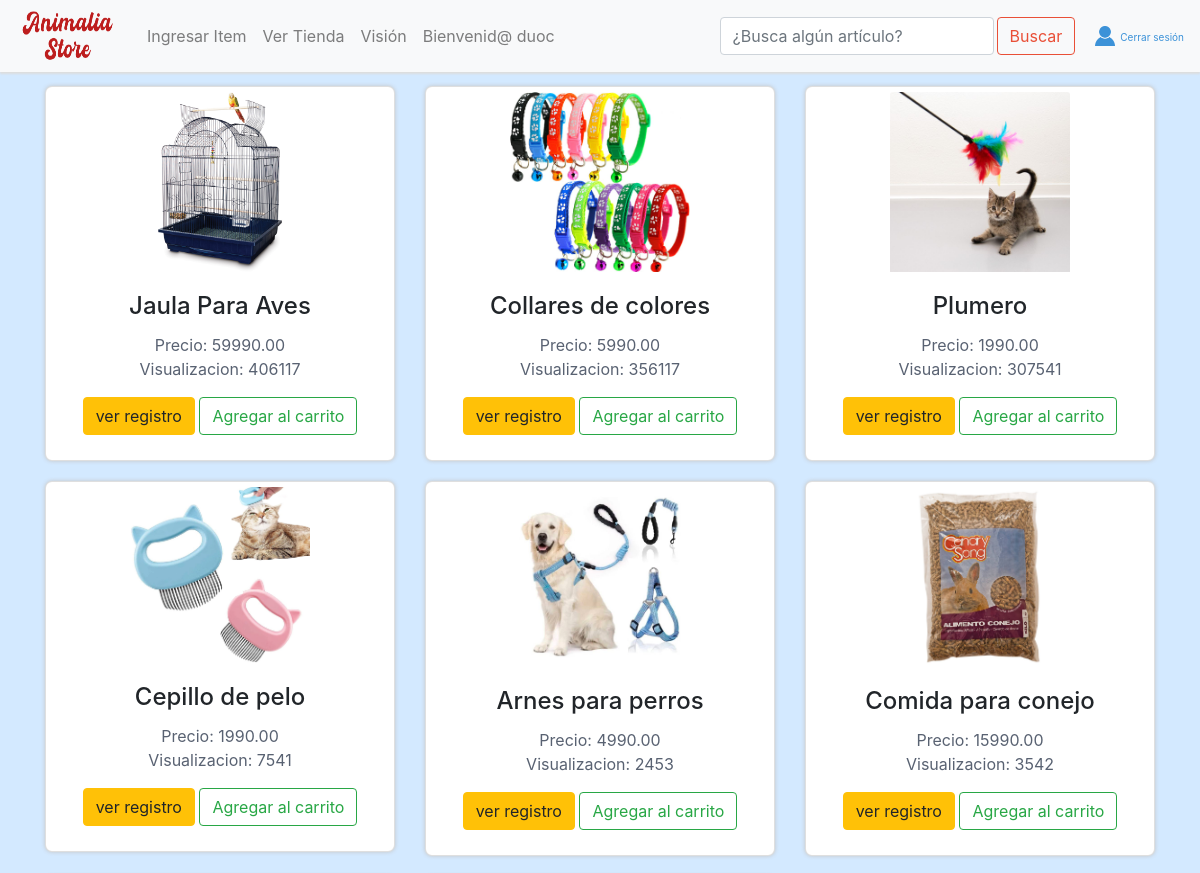
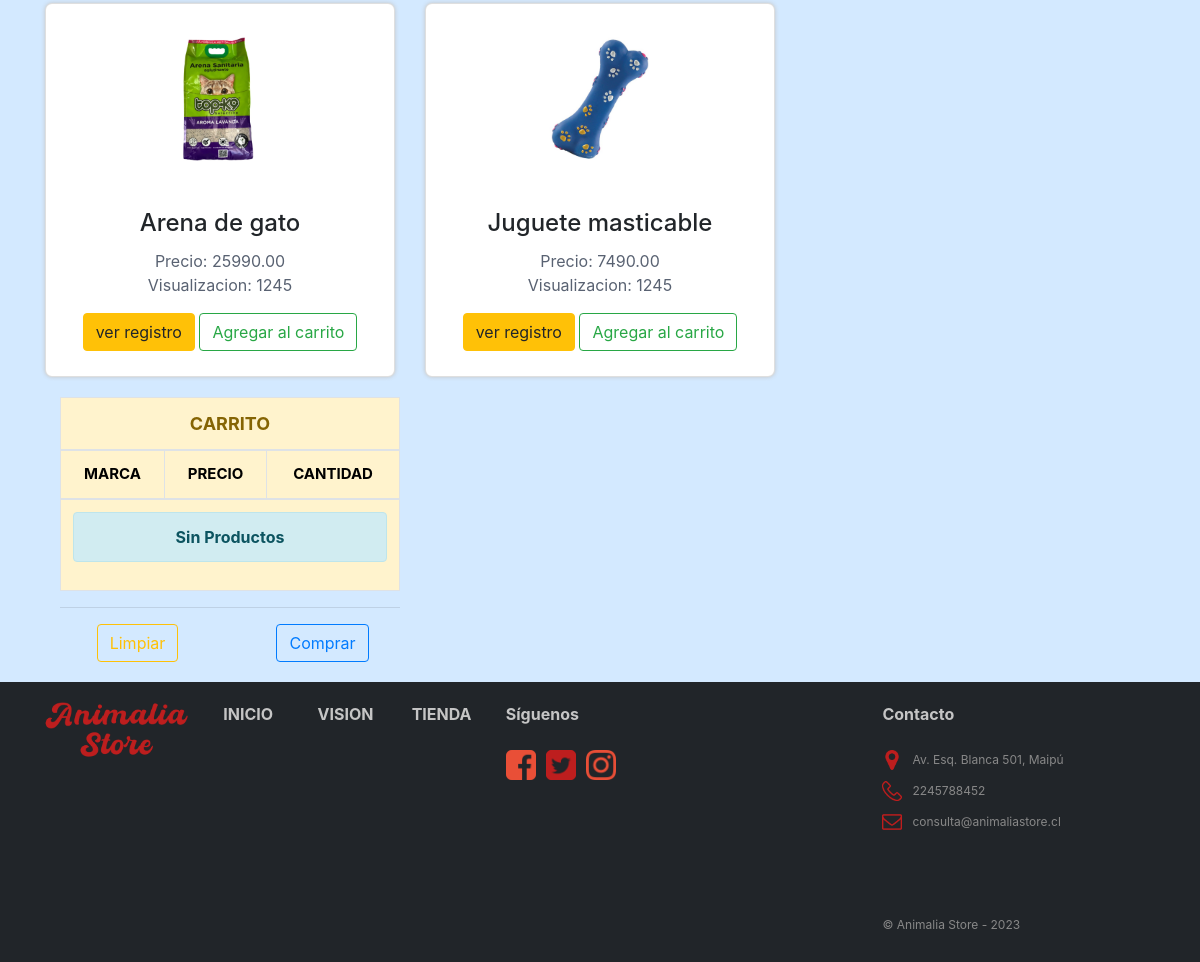
Page /mostrar/ (signed in) on the committed database (2 pictures, top to bottom).
### vehiculos/models.py (models this page shows, shortened)
class Animal(models.Model):
    numero = models.CharField(primary_key=True, max_length=10, verbose_name="Id")
    animal = models.CharField(max_length=100, blank=False, verbose_name="Animal")
    categoria = models.ForeignKey(Categoria, on_delete=models.CASCADE, verbose_name="Categoria")
    precio = models.DecimalField(max_digits=10, decimal_places=2, blank=False, verbose_name="Precio")
    visualizaciones = models.PositiveIntegerField(default='', blank=False, verbose_name="Visualizaciones")
    descripcion = models.TextField(max_length=50, null=True)
    imagen = models.ImageField(upload_to="imagenes", null=True, blank=True, verbose_name="Imagen")

### vehiculos/views.py (the view)
# urls.py: path('mostrar/', mostrar, name="mostrar"),
def mostrar(request):
    animalitos = Animal.objects.all()
    datos={
        'animalitos': animalitos
    }
    return render(request,'mostrar.html',datos)

### vehiculos/context_processor.py (called while the page is built, shortened)
def total_carrito(request):
    total = 0
    return {'total_carrito':int(total)}

### vehiculos/templates/mostrar.html (shortened to what this page needs)
{% extends "base.html" %}
{% block content %}
<!DOCTYPE html>
<html lang="en">
<head>
    {% load static %}
    <link href="{% static 'css/bootstrap.min.css' %}" rel="stylesheet">
    <link href="{% static 'css/estilos.css' %}" rel="stylesheet">
</head>
<body>
    <div class="container">
        <div class="row">
            {% for wau in animalitos %}
            <div class="col-8 col-md-4">
                <div class="card text-center">
                    {% if wau.imagen %}
                        <img src="{{ wau.imagen.url }}" class="card-img-top mx-auto">
                    {% else %}
                        <img src="{% static 'img/rayo.jpg' %}" class="card-img-top mx-auto">
                    {% endif %}
                    <div class="card-body">
                        <h4 class="card-title">{{ wau.descripcion }}</h4>
                        <p class="card-text">
                            Precio: {{ wau.precio }}<br>
                            Visualizacion: {{ wau.visualizaciones }}
                        </p>
                        {%if user.is_staff%}
                        <a href="{% url 'dos' %}" class="btn btn-warning">ver registro</a>
                        <a href="{% url 'agregar' wau.numero%}" class="btn btn-outline-success">Agregar al carrito</a>
                        {% elif user.is_authenticated %}
                        <a href="{% url 'agregar' wau.numero%}" class="btn btn-outline-success">Agregar al carrito</a>
                        {%else%}
                        <a href="{%url 'login'%}" class="btn btn-danger">Login</a>
                        {%endif%}
                    </div>
                </div>
            </div>
            {% endfor %}
        </div>
        <div class="col-4">
            {%include "carrito.html" %}
        </div>
    </div>
</body>
</html>
{% endblock %}

### vehiculos/templates/base.html (shortened to what this page needs)
<!DOCTYPE html>
<html lang="en">
<head>
    {% load static %}
    <link rel="stylesheet" href="https://cdnjs.cloudflare.com/ajax/libs/font-awesome/4.7.0/css/font-awesome.min.css">
    <link  href="{% static 'css/bootstrap.min.css' %}" rel="stylesheet">
    <link href="{% static 'css/estilos.css' %}" rel="stylesheet">
</head>
<body>
    <nav class="navbar navbar-expand-md navbar-light bg-light mb-4" id="barraNav">
        <a href="{% url 'index' %}" id="logoBookStop">
            <img src="{% static 'img/Logo.png' %}" alt="Logo AnimaliaStore" width="100px" height="50px">
        </a>
        <div class="collapse navbar-collapse" id="navbarCollapse">
            {% if user.is_staff %}
            <ul class="navbar-nav mr-auto">
                <li class="nav-item">
                    <a class="nav-link" href="{% url 'dos' %}">Ingresar Item</a>
                </li>
                <li class="nav-item">
                    <a class="nav-link" href="{% url 'mostrar' %}">Ver Tienda</a>
                </li>
                <li class="nav-item">
                    <a class="nav-link" href="{%url 'vision' %}">Visión</a>
                </li>
                <li class="nav-item">
                    <a class="nav-link" href="#">Bienvenid@ {{ user.username }} </a>
                </li>
            </ul>
            {% endif %}
            <form class="form-inline mt-2 mt-md-0">
                <input class="form-control mr-sm-2" type="text" placeholder="¿Busca algún artículo?" aria-label="Search">
                <button class="btn btn-outline-success my-2 my-sm-0" type="submit" id="btnBuscar">Buscar</button>
            </form>
            <div>
                {% if user.is_authenticated %}
                <a href="{% url 'logout' %}" id="userBookStop">
                    <img src="{% static 'img/user-vector-icon.png' %}" alt="userBookStop" width="20px">Cerrar sesión
                </a>
                {% else %}
                <a href="{% url 'login' %}" id="userBookStop">
                    <img src="{% static 'img/user-vector-icon.png' %}" alt="userBookStop" width="20px">Iniciar sesión
                </a>
                {% endif %}
            </div>
        </div>
    </nav>
    {% block content %}
    {% endblock %}
    <footer >
        <div class="row col-12">
            <div class="col-lg-2">
                <a href="{%url 'index'%}" id="linkFooter">
                <img src="{% static 'img/Logo.png' %}" alt="AnimaliaStore" class="img-fluid" width="200px" ></a>
            </div>
            <div class="col-lg-1">
                <a href="{%url 'index'%}" id="linkFooter"><strong>INICIO</strong></a>
            </div>
            <div class="col-lg-1">
                <a href="{%url 'vision'%}" id="linkFooter"><strong>VISION</strong></a>
            </div>
            <div class="col-lg-1">
                <a href="{%url 'mostrar'%}" id="linkFooter"><strong>TIENDA</strong></a>
            </div>
            <div class="col-lg-4">
                <strong>Síguenos</strong>
                <br><br>
                <div class="row">
                    <a href="https://www.facebook.com">
                    <img src="{% static 'img/2000px-Facebook_font_awesome.svg.png' %}" alt="" width="30px" height="30px"
                        style=" margin-left: 15px;"></a>
                        <a href="https://www.twitter.com">
                    <img src="{% static 'img/twitter.png' %}" alt="" width="30px" height="30px" style=" margin-left: 10px;"></a>
                    <a href="https://www.instagram.com">
                    <img src="{% static 'img/Instagram.png' %}" alt="" width="30px" height="30px" style=" margin-left: 10px;"></a>
                </div>
            </div>
            <div class="col-lg-3">
                <strong>Contacto</strong>
                <br><br>
                <div class="row">
                    <img src="{% static 'img/location.png' %}" alt="" width="20px" height="20px"
                        style="margin-right: 10px; margin-left: 15px;">
                    <p>Av. Esq. Blanca 501, Maipú</p>
                </div>
                <div class="row">
                    <img src="{% static 'img/fono.png' %}" alt="" width="20px" height="20px"
                        style="margin-right: 10px; margin-left: 15px;">
                    <p>2245788452</p>
                </div>
                <div class="row">
                    <img src="{% static 'img/email.png' %}" alt="" width="20px" height="20px"
                        style="margin-right: 10px; margin-left: 15px;">
                    <p>consulta@animaliastore.cl</p>
                </div>
                <br><br><br>
                <p>&copy; Animalia Store - 2023</p>
            </div>
        </div>
    </footer>
</body>
</html>

### vehiculos/static/css/estilos.css (style rules this page uses)
body { background-color: #d3e9ff; padding-top: 86px; }
#logoBookStop { color: #3C92D8; font-size: 20px; text-decoration: none; margin-right: 16px; padding-top: 3px; }
#logoBookStop img { margin-right: 7px; margin-bottom: 3px; }
.navbar { -webkit-box-shadow: 0px 2px 2px #dddddd; -moz-box-shadow: 0px 2px 2px #dddddd; box-shadow: 0px 2px 2px #dddddd; position: fixed; z-index: 1; display: flex; transition: 0.3s; width: 100%; top: 0; }
#userBookStop { color: #3C92D8; font-size: 10px; text-decoration: none; }
#userBookStop img { margin-right: 5px; margin-bottom: 3px; }
#btnBuscar { border-color: #e94f37; color: #e94f37; margin-right: 20px; margin-left: -5px; }
.card { -webkit-box-shadow: 0px 0px 4px #c5c5c5; -moz-box-shadow: 0px 0px 4px #c5c5c5; box-shadow: 0px 0px 4px #c5c5c5; border-radius: 7px; margin-bottom: 20px; text-align: justify; padding: 5px; color: #596272; }
.card img { width: 180px; }
div>h4 { color: #212529; }
footer { padding: 20px; color: #c5c5c5; background-color: #212529; height: 280px; margin-top: 20px; }
footer div p { font-size: 12px; color: #888888; padding-top: 5px; line-height: 10px; }
#linkFooter { color: #c5c5c5; text-decoration: none; }

### rows in the picture
Animal: imagen (picture), descripcion "Jaula Para Aves", precio "59990.00", visualizaciones "406117"
Animal: imagen (picture), descripcion "Collares de colores", precio "5990.00", visualizaciones "356117"
Animal: imagen (picture), descripcion "Plumero", precio "1990.00", visualizaciones "307541"
Animal: imagen (picture), descripcion "Cepillo de pelo", precio "1990.00", visualizaciones "7541"
Animal: imagen (picture), descripcion "Arnes para perros", precio "4990.00", visualizaciones "2453"
Animal: imagen (picture), descripcion "Comida para conejo", precio "15990.00", visualizaciones "3542"
Animal: imagen (picture), descripcion "Arena de gato", precio "25990.00", visualizaciones "1245"
Animal: imagen (picture), descripcion "Juguete masticable", precio "7490.00", visualizaciones "1245"

### other values in the picture
{{ user.username }} "duoc"
